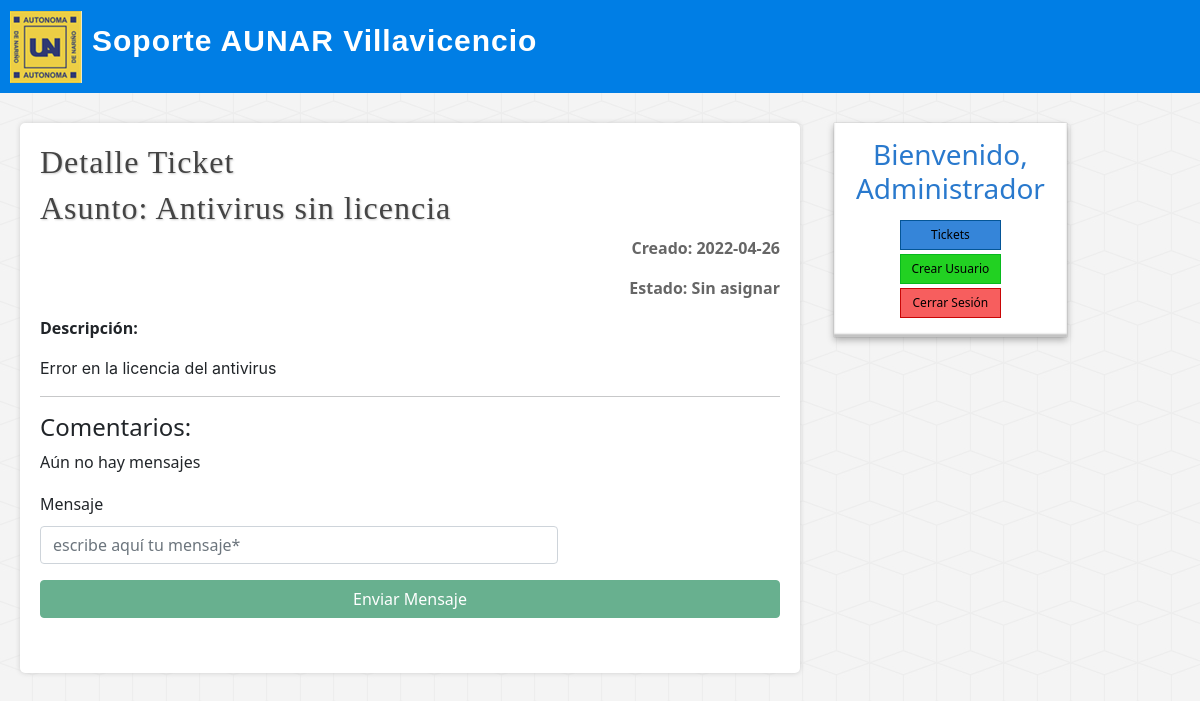
The page /detalle_ticket.php?id=3 (signed in) on the database its author committed.
### tables this page shows
CREATE TABLE `tickets` (
  `id` int(255) NOT NULL,
  `usuario_id` int(255) NOT NULL,
  `categoria_incidente_id` int(5) NOT NULL,
  `asunto` varchar(255) NOT NULL,
  `descripcion` mediumtext NOT NULL,
  `id_nivel_urgencia` int(5) NOT NULL,
  `id_departamento_soporte` int(5) NOT NULL,
  `id_calificacion` int(5) DEFAULT NULL,
  `id_estado_ticket` int(8) NOT NULL,
  `fecha_creacion` date NOT NULL,
  `fecha_cierre` date DEFAULT NULL
);

CREATE TABLE `estado_ticket` (
  `id` int(8) NOT NULL,
  `descripcion` varchar(255) NOT NULL
);

### detalle_ticket.php (the view)
<?php require_once("includes/cabecera.php")?>
<?php require_once("includes/lateral.php") ?>
<div id="principal">
            <?php
                $tickets = llamarTickets($db,$_GET["id"]);
                if(!empty($tickets) && mysqli_num_rows($tickets)==1):
                    $ticket = mysqli_fetch_assoc($tickets)
            ?>
                            <h1>Asunto: <span><?=$ticket['asunto']?></span></h1>
                            <p class="subtitulo-ticket-individual">Creado: <?=$ticket['fecha_creacion']?></span>
                            <p class="subtitulo-ticket-individual">Estado: <?=$ticket['estado']?></span>
                            <p style="font-weight: bold;">Descripción:</p>
                            <p class="descripcion-ticket"><?=$ticket["descripcion"]?></p>
                <hr>
                            <h4>Comentarios:</h4>
                            <div id="datos-chat" class="mb-3">Aún no hay mensajes</div>
                            <form method="POST" action="chat.php">
                            <div class="mb-3">
                            <label for="exampleFormControlTextarea1" class="form-label">Mensaje</label>
                            <input type="text" class="form-control" name="mensaje" id="exampleFormControlTextarea1" rows="3" placeholder="escribe aquí tu mensaje*" required="required">
                            </div>
                            <div class="d-grid">
                                <button type="submit" name="enviar" class="btn btn-success" disabled="disabled">Enviar Mensaje</button>
                            </div>
                            </form>
            <?php
            else:
            ?>
            <div class="alerta alerta-error">Este ticket no existe o fue eliminado!</div>
            <?php endif;?>
</div>
<?php require_once("includes/pie.php")?>

### assets/css/style.css (style rules this page uses)
body { background: url(../img/cubes.png) #f4f4f4; font-family: Roboto, -apple-system, BlinkMacSystemFont, "Segoe UI", Roboto, Oxygen, Ubuntu, Cantarell, "Open Sans", "Helvetica Neue", sans-serif; }
#principal { float: left; width: 65%; min-height: 550px; background: white; border-radius: 5px; box-shadow: 0px 0px 5px #ccc; margin-left: 20px; overflow: hidden; padding: 20px; }
#principal h1 { font-size: 32px; color: #444; letter-spacing: 1px; text-shadow: 1px 1px 2px #ccc; font-family: "falajala"; }
#principal p { margin-top: 8px; }
label,input[type="text"], input[type="email"], input[type="password"] { display: block; width: 70%; margin-top: 2px; margin-bottom: 2px; }
input[type="text"], input[type="email"], input[type="password"] { margin-bottom: 15px; }
.subtitulo-ticket-individual { text-align: right; font-weight: bold; color: #666; }
.descripcion-ticket { font-family: Oxygen, -apple-system, BlinkMacSystemFont, "Segoe UI", Roboto, Oxygen, Ubuntu, Cantarell, "Open Sans", "Helvetica Neue", sans-serif; margin-top: 20px; text-align: justify; }

### rows shown on the page
tickets: asunto "Antivirus sin licencia", fecha_creacion "2022-04-26", id_estado_ticket.descripcion "Sin asignar", descripcion "Error en la licencia del antivirus"

### other values the page prints
$_SESSION['usuario']['nombre'] "Administrador"
